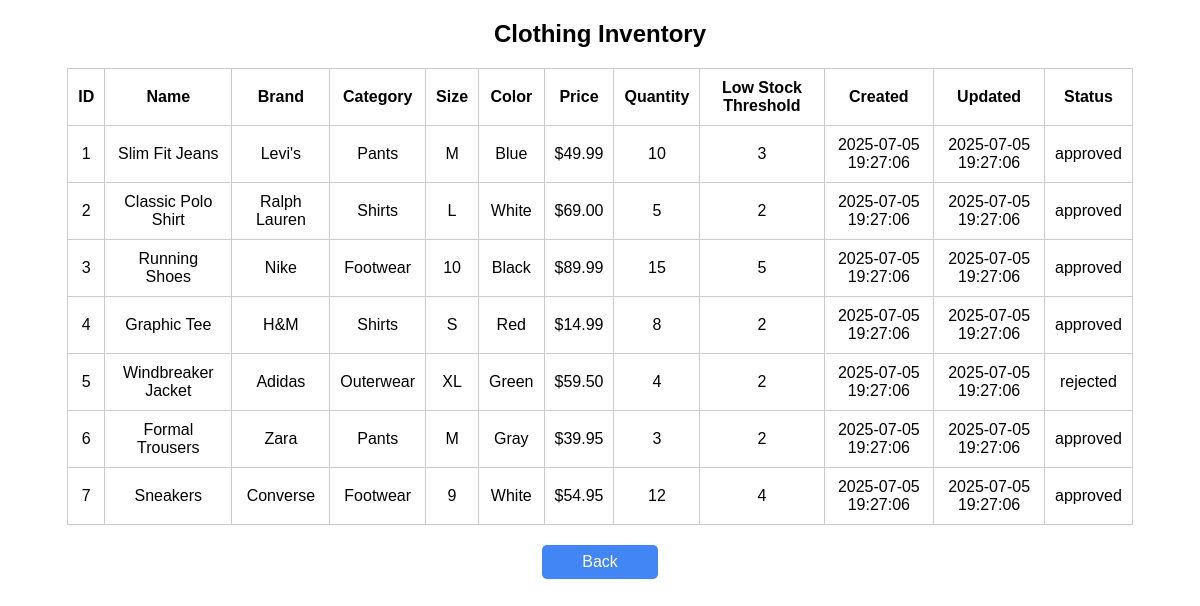
/view_inventory.php (signed in), run on an earlier commit of the app's database.
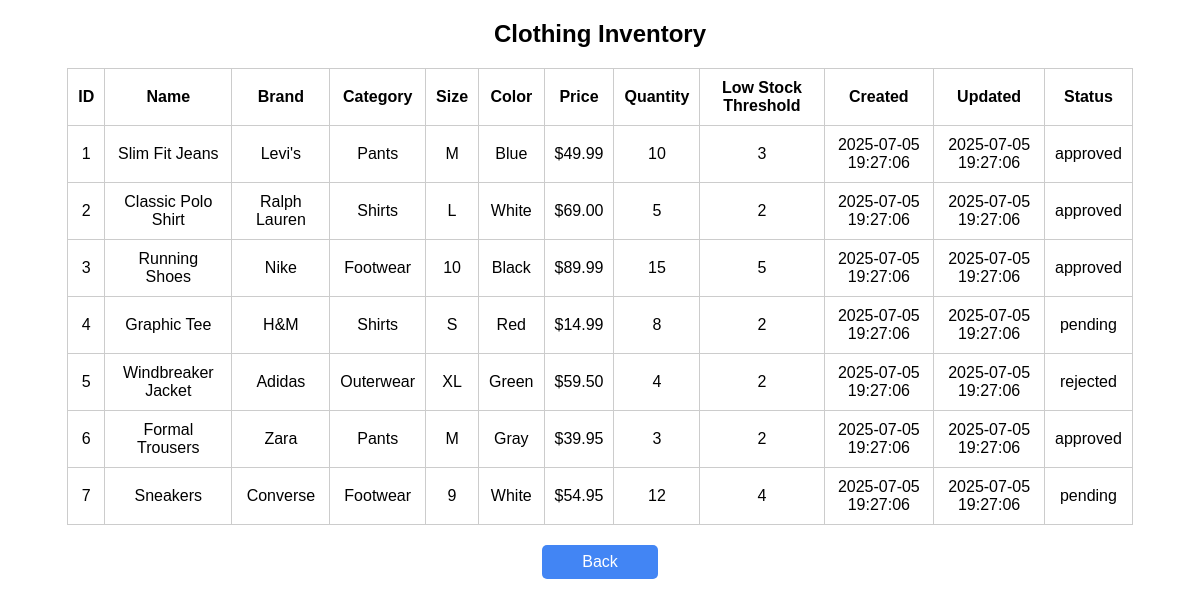
And on a later commit of the database.
### tables this page shows
CREATE TABLE IF NOT EXISTS product (
  idproduct INT NOT NULL AUTO_INCREMENT,
  name VARCHAR(45),
  brand VARCHAR(45),
  category VARCHAR(45),
  size VARCHAR(45),
  color VARCHAR(45),
  price VARCHAR(45),
  quantity INT,
  low_stock_threshold INT,
  created_at DATETIME,
  updated_at DATETIME,
  status ENUM('pending', 'approved', 'rejected') DEFAULT 'pending',
  PRIMARY KEY (idproduct)
);

### view_inventory.php (the view, shortened to what this page needs)
<?php
require_once 'db_connect.php';
$is_admin = isset($_SESSION['role']) && $_SESSION['role'] === 'admin';
$back_link = $is_admin ? 'dashboard.php' : 'employee_dashboard.php';
if ($is_admin) {
    $sql = "SELECT * FROM product ORDER BY idproduct ASC";
} else {
    $sql = "SELECT * FROM product WHERE status = 'approved' ORDER BY idproduct ASC";
}
$result = $conn->query($sql);
?>
<!DOCTYPE html>
<html>
<head>
</head>
<body>
<h2>Clothing Inventory</h2>
<table>
    <tr>
        <th>ID</th>
        <th>Name</th>
        <th>Brand</th>
        <th>Category</th>
        <th>Size</th>
        <th>Color</th>
        <th>Price</th>
        <th>Quantity</th>
        <th>Low Stock Threshold</th>
        <th>Created</th>
        <th>Updated</th>
        <?php if ($is_admin): ?>
            <th>Status</th>
        <?php endif; ?>
    </tr>
    <?php if ($result && $result->num_rows > 0): ?>
        <?php while ($row = $result->fetch_assoc()): ?>
            <tr class="<?= ($row['quantity'] <= $row['low_stock_threshold']) ? 'low-stock' : '' ?>">
                <td><?= $row['idproduct'] ?></td>
                <td><?= $row['name'] ?></td>
                <td><?= $row['brand'] ?></td>
                <td><?= $row['category'] ?></td>
                <td><?= $row['size'] ?></td>
                <td><?= $row['color'] ?></td>
                <td><?= $row['price'] ?></td>
                <td><?= $row['quantity'] ?></td>
                <td><?= $row['low_stock_threshold'] ?></td>
                <td><?= $row['created_at'] ?></td>
                <td><?= $row['updated_at'] ?></td>
                <?php if ($is_admin): ?>
                    <td><?= $row['status'] ?></td>
                <?php endif; ?>
            </tr>
        <?php endwhile; ?>
    <?php else: ?>
        <tr><td colspan="<?= $is_admin ? '12' : '11' ?>">No products found.</td></tr>
    <?php endif; ?>
</table>
<a class="button" href="<?= $back_link ?>">Back</a>
</body>
</html>

What changed in the data, as far as the page shows it:
changed product "Graphic Tee": status "approved" → "pending"
changed product "Sneakers": status "approved" → "pending"
